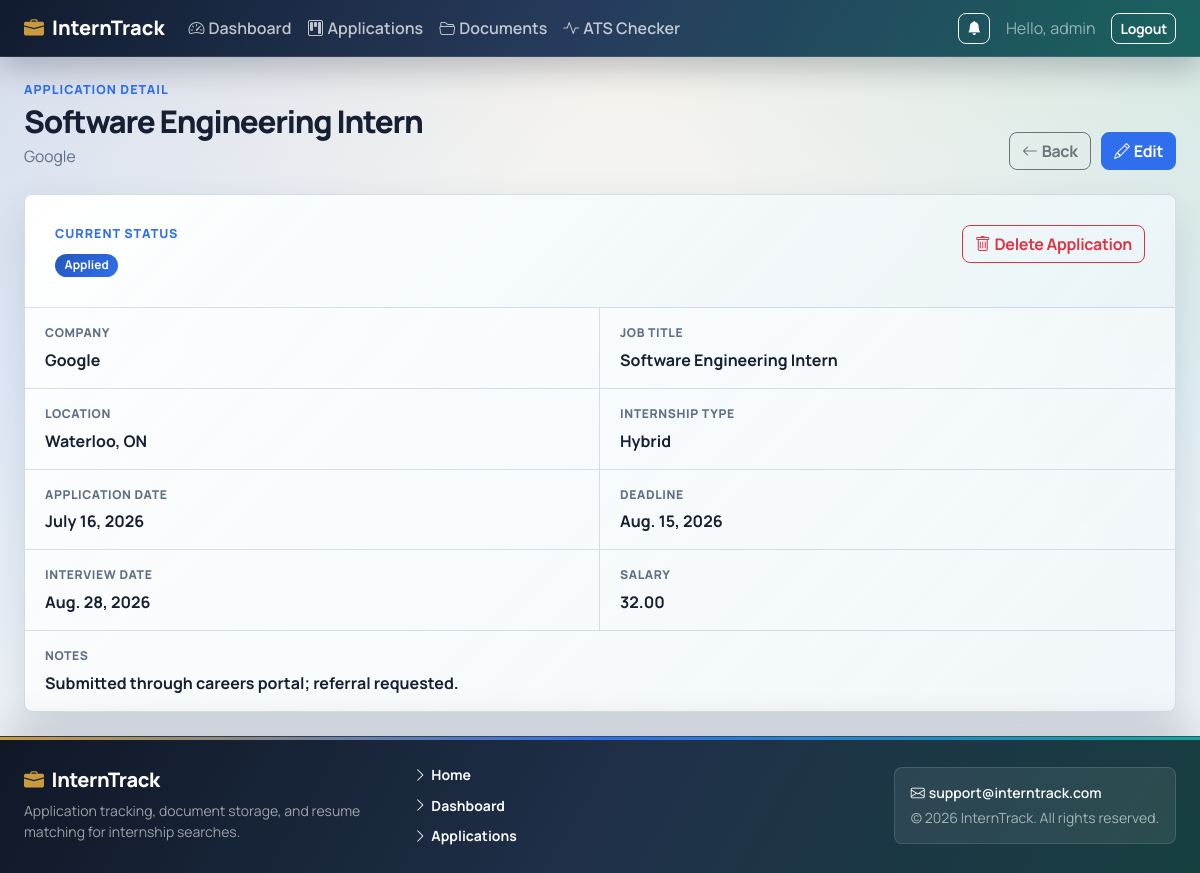
/applications/2/ (signed in), run on the app's committed database.
### applications/models.py (models this page shows, shortened)
class JobApplication(models.Model):
    DEFAULT_FOLLOW_UP_INTERVAL_DAYS = 7
    FINAL_STATUSES = {'Rejected'}
    STATUS_CHOICES = [
        ('Saved', 'Saved'),
        ('Applied', 'Applied'),
        ('Interview', 'Interview'),
        ('Offer', 'Offer'),
        ('Rejected', 'Rejected'),
    ]
    user = models.ForeignKey(User, on_delete=models.CASCADE)
    company_name = models.CharField(max_length=200)  # simple text now
    job_title = models.CharField(max_length=200)
    job_location = models.CharField(max_length=200, blank=True)
    internship_type = models.CharField(max_length=100, blank=True)
    application_date = models.DateField(auto_now_add=True)
    deadline = models.DateField(null=True, blank=True)
    status = models.CharField(max_length=20, choices=STATUS_CHOICES, default='Saved')
    salary = models.DecimalField(max_digits=10, decimal_places=2, null=True, blank=True)
    notes = models.TextField(blank=True)
    interview_date = models.DateField(null=True, blank=True)
    follow_up_due_date = models.DateField(null=True, blank=True)
    follow_up_interval_days = models.PositiveSmallIntegerField(default=DEFAULT_FOLLOW_UP_INTERVAL_DAYS)
    last_follow_up_sent_at = models.DateTimeField(null=True, blank=True)

### applications/views.py (the view)
class ApplicationDetailView(LoginRequiredMixin, DetailView):
    model = JobApplication
    template_name = 'applications/detail.html'
    context_object_name = 'app'
    def get_queryset(self):
        return JobApplication.objects.filter(user=self.request.user)
    def get(self, request, *args, **kwargs):
        response = super().get(request, *args, **kwargs)
        try:
            from dashboard.views import track_recently_viewed
            track_recently_viewed(request, self.object.pk)
        except ImportError:
            pass
        return response

### dashboard/views.py (called while the page is built)
def track_recently_viewed(request, pk):
    viewed = request.session.get('recently_viewed', [])
    pk = int(pk)
    if pk in viewed:
        viewed.remove(pk)
    viewed.insert(0, pk)
    request.session['recently_viewed'] = viewed[:5]

### applications/templates/applications/detail.html (shortened to what this page needs)
{% extends "base.html" %}
{% block content %}
<div class="page-heading">
    <div>
        <div class="page-kicker">Application Detail</div>
        <h1 class="page-title">{{ app.job_title }}</h1>
        <p class="page-subtitle">{{ app.company_name }}</p>
    </div>
    <div class="page-actions">
        <a href="{% url 'application_list' %}" class="btn btn-outline-secondary">
            <i class="bi bi-arrow-left me-1"></i>Back
        </a>
        <a href="{% url 'application_edit' app.pk %}" class="btn btn-primary">
            <i class="bi bi-pencil me-1"></i>Edit
        </a>
    </div>
</div>
<section class="detail-panel">
    <div class="detail-hero">
        <div>
            <div class="page-kicker mb-2">Current Status</div>
            {% if app.status == 'Offer' %}
                <span class="badge status-pill bg-success">{{ app.status }}</span>
            {% elif app.status == 'Rejected' %}
                <span class="badge status-pill bg-danger">{{ app.status }}</span>
            {% elif app.status == 'Interview' %}
                <span class="badge status-pill bg-warning text-dark">{{ app.status }}</span>
            {% elif app.status == 'Applied' %}
                <span class="badge status-pill bg-primary">{{ app.status }}</span>
            {% else %}
                <span class="badge status-pill bg-secondary">{{ app.status }}</span>
            {% endif %}
        </div>
        <a href="{% url 'application_delete' app.pk %}" class="btn btn-outline-danger">
            <i class="bi bi-trash me-1"></i>Delete Application
        </a>
    </div>
    <div class="detail-grid">
        <div class="detail-item">
            <div class="detail-label">Company</div>
            <div class="detail-value">{{ app.company_name }}</div>
        </div>
        <div class="detail-item">
            <div class="detail-label">Job Title</div>
            <div class="detail-value">{{ app.job_title }}</div>
        </div>
        <div class="detail-item">
            <div class="detail-label">Location</div>
            <div class="detail-value{% if not app.job_location %} detail-value-muted{% endif %}">{{ app.job_location|default:"Not specified" }}</div>
        </div>
        <div class="detail-item">
            <div class="detail-label">Internship Type</div>
            <div class="detail-value{% if not app.internship_type %} detail-value-muted{% endif %}">{{ app.internship_type|default:"Not specified" }}</div>
        </div>
        <div class="detail-item">
            <div class="detail-label">Application Date</div>
            <div class="detail-value">{{ app.application_date }}</div>
        </div>
        <div class="detail-item">
            <div class="detail-label">Deadline</div>
            <div class="detail-value{% if not app.deadline %} detail-value-muted{% endif %}">{{ app.deadline|default:"Not specified" }}</div>
        </div>
        <div class="detail-item">
            <div class="detail-label">Interview Date</div>
            <div class="detail-value{% if not app.interview_date %} detail-value-muted{% endif %}">{{ app.interview_date|default:"Not scheduled" }}</div>
        </div>
        <div class="detail-item">
            <div class="detail-label">Salary</div>
            <div class="detail-value{% if not app.salary %} detail-value-muted{% endif %}">{{ app.salary|default:"Not specified" }}</div>
        </div>
        <div class="detail-item detail-item-full">
            <div class="detail-label">Notes</div>
            <div class="detail-value{% if not app.notes %} detail-value-muted{% endif %}">{{ app.notes|linebreaksbr|default:"No notes added" }}</div>
        </div>
    </div>
</section>
{% endblock %}

### templates/base.html (shortened to what this page needs)
<!doctype html>
{% load static %}
<html lang="en">
<head>
    <link href="https://cdn.jsdelivr.net/npm/bootstrap@5.3.3/dist/css/bootstrap.min.css" rel="stylesheet">
    <link href="https://cdn.jsdelivr.net/npm/bootstrap-icons@1.11.3/font/bootstrap-icons.min.css" rel="stylesheet">
    <link href="{% static 'css/interntrack.css' %}" rel="stylesheet">
</head>
<body class="app-shell d-flex flex-column min-vh-100">
<nav class="navbar navbar-expand-lg navbar-dark app-navbar">
    <div class="container-fluid px-4">
        <a class="navbar-brand d-flex align-items-center gap-2" href="{% url 'home' %}">
            <i class="bi bi-briefcase-fill brand-icon"></i>
            <span>InternTrack</span>
        </a>
        <div class="collapse navbar-collapse" id="mainNavbar">
            <ul class="navbar-nav me-auto mb-2 mb-lg-0">
                {% if user.is_authenticated %}
                <li class="nav-item">
                    <a class="nav-link" href="{% url 'dashboard:dashboard_home' %}"><i class="bi bi-speedometer2 me-1"></i>Dashboard</a>
                </li>
                <li class="nav-item">
                    <a class="nav-link" href="{% url 'application_list' %}"><i class="bi bi-kanban me-1"></i>Applications</a>
                </li>
                <li class="nav-item">
                    <a class="nav-link" href="{% url 'documents:document_list' %}"><i class="bi bi-folder2-open me-1"></i>Documents</a>
                </li>
                <li class="nav-item">
                    <a class="nav-link" href="{% url 'documents:ats_checker' %}"><i class="bi bi-activity me-1"></i>ATS Checker</a>
                </li>
                {% endif %}
            </ul>
            <div class="d-flex align-items-center gap-2">
                {% if user.is_authenticated %}
                    <div class="dropdown me-2">
                        <a class="btn btn-outline-light btn-sm position-relative"
                           href="#"
                           id="notifDropdown"
                           data-bs-toggle="dropdown"
                           aria-expanded="false"
                           title="Notifications">
                            <i class="bi bi-bell-fill"></i>
                        </a>
                    </div>
                    <a class="navbar-text text-decoration-none me-2" href="{% url 'profile' %}">
                        Hello, {{ user.get_full_name|default:user.first_name|default:user.username }}
                    </a>
                    <form method="post" action="{% url 'logout' %}">
                        <button type="submit" class="btn btn-outline-light btn-sm">Logout</button>
                    </form>
                {% else %}
                    <a class="btn btn-outline-light btn-sm" href="{% url 'login' %}">Login</a>
                    <a class="btn btn-primary btn-sm" href="{% url 'register' %}">Register</a>
                {% endif %}
            </div>
        </div>
    </div>
</nav>
<main class="app-main container-fluid px-4 py-4 flex-grow-1">
    {% block content %}{% endblock %}
</main>
<footer class="app-footer text-light mt-auto py-4">
    <div class="container-fluid px-4">
        <div class="row g-3 align-items-center">
            <div class="col-md-4">
                <h2 class="h5 mb-2 d-flex align-items-center gap-2">
                    <i class="bi bi-briefcase-fill brand-icon"></i>
                    <span>InternTrack</span>
                </h2>
                <p class="small text-secondary mb-0">Application tracking, document storage, and resume matching for internship searches.</p>
            </div>
            <div class="col-md-4">
                <ul class="list-unstyled small mb-0 d-grid gap-1">
                    <li><a class="link-light link-offset-2 link-underline-opacity-0 link-underline-opacity-75-hover" href="{% url 'home' %}"><i class="bi bi-chevron-right me-1"></i>Home</a></li>
                    {% if user.is_authenticated %}
                    <li><a class="link-light link-offset-2 link-underline-opacity-0 link-underline-opacity-75-hover" href="{% url 'dashboard:dashboard_home' %}"><i class="bi bi-chevron-right me-1"></i>Dashboard</a></li>
                    <li><a class="link-light link-offset-2 link-underline-opacity-0 link-underline-opacity-75-hover" href="{% url 'application_list' %}"><i class="bi bi-chevron-right me-1"></i>Applications</a></li>
                    {% endif %}
                </ul>
            </div>
            <div class="col-md-4 text-md-end small text-secondary">
                <div class="footer-contact-card text-md-start">
                    <div class="text-light fw-semibold"><i class="bi bi-envelope me-1"></i>support@interntrack.com</div>
                    <div class="text-secondary mt-1">&copy; {% now "Y" %} InternTrack. All rights reserved.</div>
                </div>
            </div>
        </div>
    </div>
</footer>
</body>
</html>

### static/css/interntrack.css (style rules this page uses)
:root { --it-font-sans: "Manrope", "Segoe UI", sans-serif; --it-bg: #eef4f8; --it-surface: rgba(255, 255, 255, 0.82); --it-surface-strong: #ffffff; --it-ink: #172033; --it-muted: #5f6f85; --it-border: rgba(123, 143, 166, 0.28); --it-primary: #2f6fed; --it-primary-dark: #214db3; --it-success: #0f9f6e; --it-warning: #c87915; --it-danger: #dc2626; --it-gold: #c99a3e; --it-teal: #12a7a2; --it-berry: #9b3f73; --it-shadow: 0 18px 42px rgba(28, 41, 61, 0.14); }
body.app-shell { background: linear-gradient(135deg, rgba(47, 111, 237, 0.16), transparent 34%), linear-gradient(225deg, rgba(18, 167, 162, 0.14), transparent 32%), linear-gradient(180deg, #f7f2ea 0%, #eef4f8 43%, #edf2f7 100%); color: var(--it-ink); font-family: var(--it-font-sans); min-height: 100vh; text-rendering: optimizeLegibility; }
h1, h2, h3, h4, h5, h6, .navbar-brand, .btn { letter-spacing: -0.02em; }
.app-navbar { background: linear-gradient(120deg, rgba(14, 24, 43, 0.98), rgba(34, 55, 89, 0.98) 48%, rgba(22, 96, 93, 0.98)); border-bottom: 1px solid rgba(255, 255, 255, 0.1); box-shadow: 0 12px 30px rgba(15, 23, 42, 0.24); }
.app-navbar .navbar-brand { font-weight: 800; letter-spacing: 0; }
.brand-icon { color: var(--it-gold); }
.app-navbar .nav-link { border-radius: 8px; color: rgba(255, 255, 255, 0.72); font-weight: 600; padding-inline: 0.85rem; }
.app-main { max-width: 1500px; width: 100%; }
.app-footer { background: linear-gradient(120deg, #101827, #1f3049 52%, #173f40); border-top: 1px solid rgba(255, 255, 255, 0.12); box-shadow: 0 -12px 34px rgba(15, 23, 42, 0.12); color: rgba(255, 255, 255, 0.86); position: relative; }
.app-footer::before { background: linear-gradient(90deg, var(--it-gold), var(--it-primary), var(--it-teal)); content: ""; height: 3px; left: 0; position: absolute; right: 0; top: 0; }
.app-footer h2 { color: #fff; font-weight: 800; }
.app-footer p, .app-footer .text-secondary { color: rgba(255, 255, 255, 0.58) !important; }
.app-footer a { color: rgba(255, 255, 255, 0.82); display: inline-flex; font-weight: 700; padding: 0.18rem 0; }
.footer-contact-card { background: rgba(255, 255, 255, 0.08); border: 1px solid rgba(255, 255, 255, 0.12); border-radius: 8px; display: inline-block; padding: 0.9rem 1rem; }
.page-heading { display: flex; align-items: flex-end; justify-content: space-between; gap: 1rem; margin-bottom: 1.5rem; }
.page-kicker { color: var(--it-primary); font-size: 0.78rem; font-weight: 800; letter-spacing: 0.08em; margin-bottom: 0.35rem; text-transform: uppercase; }
.page-title { color: var(--it-ink); font-size: clamp(1.8rem, 2.6vw, 2.45rem); font-weight: 800; letter-spacing: -0.04em; line-height: 1.05; margin: 0; }
.page-subtitle { color: var(--it-muted); font-size: 0.98rem; line-height: 1.6; margin: 0.4rem 0 0; max-width: 680px; }
.page-actions { align-items: center; display: flex; flex-wrap: wrap; gap: 0.65rem; justify-content: flex-end; }
.bg-primary { background: linear-gradient(135deg, #2457b8, #2f6fed) !important; }
.btn { border-radius: 8px; font-weight: 700; }
.btn-primary { background: var(--it-primary); border-color: var(--it-primary); }
.status-pill { border-radius: 999px; font-weight: 700; padding: 0.35rem 0.6rem; }
.form-panel, .detail-panel, .danger-panel { background: linear-gradient(135deg, rgba(255, 255, 255, 0.92), rgba(241, 247, 250, 0.84)); border: 1px solid var(--it-border); border-radius: 8px; box-shadow: var(--it-shadow); }
.detail-panel { overflow: hidden; }
.detail-hero { align-items: flex-start; background: linear-gradient(135deg, rgba(255, 255, 255, 0.88), rgba(232, 243, 246, 0.82)); border-bottom: 1px solid var(--it-border); display: flex; flex-wrap: wrap; gap: 1rem; justify-content: space-between; padding: clamp(1.25rem, 2.5vw, 2rem); }
.detail-grid { display: grid; gap: 0; grid-template-columns: repeat(2, minmax(0, 1fr)); }
.detail-item { border-bottom: 1px solid var(--it-border); min-width: 0; padding: 1rem 1.25rem; }
.detail-item:nth-child(odd) { border-right: 1px solid var(--it-border); }
.detail-item.detail-item-full { border-bottom: 0; border-right: 0; grid-column: 1 / -1; }
.detail-label { color: var(--it-muted); font-size: 0.76rem; font-weight: 800; letter-spacing: 0.05em; margin-bottom: 0.35rem; text-transform: uppercase; }
.detail-value { color: var(--it-ink); font-weight: 700; overflow-wrap: anywhere; }

### data on the page
JobApplication: job_title "Software Engineering Intern", company_name "Google", status "Applied", job_location "Waterloo, ON", internship_type "Hybrid", application_date "July 16, 2026", deadline "Aug. 15, 2026", interview_date "Aug. 28, 2026", salary "32.00", notes "Submitted through careers portal; referral requested."

### other printed values
{{ user.get_full_name|default:user.first_name|default:user.username }} "admin"
